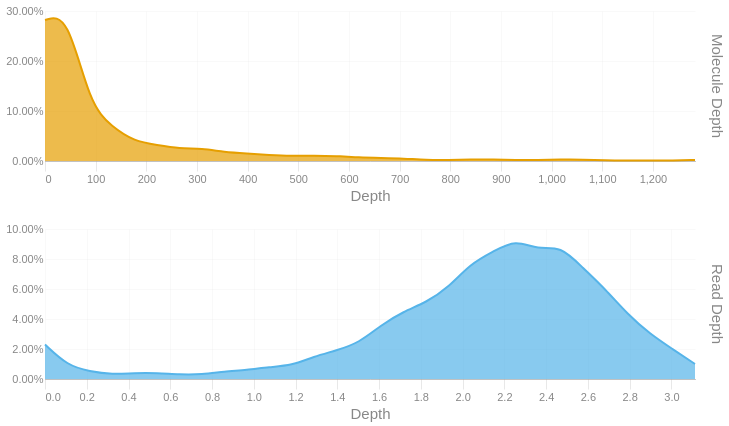

The cell this chart's notebook holds for it:
### Code cell
readdep = depth_hist(tb['Read Depth'], q99, 3)
readdep = readdep.with_columns(pl.lit('Read Depth').alias('Metric'))
if not SKIPLR:
    moldep = depth_hist(tb['Molecule Depth'], mol_q99, 1)
    moldep = moldep.with_columns(pl.lit('Molecule Depth').alias('Metric'))
    _hist = pl.concat([readdep, moldep])
    _hist = _hist.filter(pl.col('Proportion') != 0)
    with SafeRender(_hist):
        (
            alt.Chart(_hist)        
            .mark_area(interpolate = "basis")
            .encode(
                x=alt.X('Bin:Q').scale(domainMin=0).axis(alt.Axis(title='Depth')),
                y = alt.Y('Proportion:Q', title = None).axis(format = '.2%'),
                color = alt.Color('Metric:N').legend(None),
                row = alt.Row("Metric:N").header(title = None, labelOrient = 'right'),
                tooltip = [
                    alt.Tooltip("Metric:N", title = "Metric"),
                    alt.Tooltip('Interval:N', title = "Depth Interval"),
                    alt.Tooltip('Proportion:Q', title = "% Alignments").format('.2%')
                ]
            )
            .resolve_scale(x='independent', y='independent')
            .properties(
                height = 150, width = 650,
                usermeta={'embedOptions': {'downloadFileName': f'{samplename}.depth.hist'}}
            )
        ).display()
else:
    readdep = readdep.filter(pl.col('Proportion') != 0)
    with SafeRender(readdep):
        (
            alt.Chart(readdep)        
            .mark_area(interpolate = "basis")
            .encode(
                x=alt.X('Bin:Q').scale(domainMin=0).axis(alt.Axis(title='Depth')),
                y = alt.Y('Proportion:Q', title = None).axis(format = '.2%'),
                tooltip = [
                    alt.Tooltip('Interval:N', title = "Depth Interval"),
                    alt.Tooltip('Proportion:Q', title = "% Alignments").format('.2%')
                ]
            )
            .properties(
                usermeta={'embedOptions': {'downloadFileName': f'{samplename}.depth.hist'}}
            )
        ).display()

### Figure 1 — Vega-Lite specification as saved in the notebook (floating-point values rounded to 4 significant figures)
{"width": 650, "height": 150, "config": {"title": {"anchor": "start", "dy": -15, "fontSize": 18, "color": "#888888", "subtitleColor": "#888888", "subtitleFontSize": 14}, "arc": {"fill": "#0072B2"}, "axis": {"domainColor": "#888888", "domainWidth": 0.5, "gridWidth": 0.2, "grid": false, "titleFontWeight": 400, "titleFontSize": 15, "labelFontSize": 11, "labelColor": "#888888", "tickColor": "#888888", "tickWidth": 0.2, "titleColor": "#888888"}, "axisBand": {"grid": false}, "axisX": {"grid": true, "tickSize": 10, "domainCap": "round"}, "axisY": {"domain": false, "grid": true, "tickSize": 0, "domainCap": "round"}, "background": "transparent", "header": {"labelFontSize": 15, "labelColor": "#888888", "titleFontSize": 15, "titleFontWeight": 600, "titleColor": "#888888"}, "legend": {"labelFont": "sans-serif", "labelFontSize": 12, "labelColor": "#888888", "symbolSize": 100, "symbolType": "circle", "titleFontSize": 12, "titlePadding": 10, "titleColor": "#888888", "title": null}, "range": {"category": ["#E69F00", "#56B4E9", "#009E73", "#F0E442", "#0072B2", "#D55E00", "#CC79A7", "#000000"], "diverging": ["#cfe8f3", "#a2d4ec", "#73bfe2", "#46abdb", "#1696d2", "#12719e"]}, "area": {"fill": "#0072B2", "fillOpacity": 0.7, "line": true, "strokeOpacity": 0.7}, "line": {"color": "#0072B2", "stroke": "#0072B2", "strokeWidth": 2}, "trail": {"color": "#0072B2", "stroke": "#0072B2", "strokeWidth": 0, "size": 1}, "point": {"filled": true, "fillOpacity": 1.0, "size": 95}, "text": {"color": "#888888", "fontSize": 11, "align": "right", "fontWeight": 400, "size": 11}, "bar": {"fill": "#0072B2", "stroke": null}, "view": {"stroke": null, "continuousWidth": 660, "continuousHeight": 400}}, "data": {"name": "data-d4fd19e3db3d7671283c26d36b957895"}, "mark": {"type": "area", "interpolate": "basis"}, "encoding": {"color": {"field": "Metric", "legend": null, "type": "nominal"}, "row": {"field": "Metric", "header": {"title": null, "labelOrient": "right"}, "type": "nominal"}, "tooltip": [{"field": "Metric", "title": "Metric", "type": "nominal"}, {"field": "Interval", "title": "Depth Interval", "type": "nominal"}, {"field": "Proportion", "format": ".2%", "title": "% Alignments", "type": "quantitative"}], "x": {"axis": {"title": "Depth"}, "field": "Bin", "scale": {"domainMin": 0}, "type": "quantitative"}, "y": {"axis": {"format": ".2%"}, "field": "Proportion", "title": null, "type": "quantitative"}}, "resolve": {"scale": {"x": "independent", "y": "independent"}}, "usermeta": {"embedOptions": {"downloadFileName": "S6_Waccamaw_1690.depth.hist"}}, "$schema": "https://vega.github.io/schema/vega-lite/v6.1.0.json", "datasets": {"data-d4fd19e3db3d7671283c26d36b957895": [{"Bin": 0.0, "Interval": "0.0-0.107", "Proportion": 0.023, "Metric": "Read Depth"}, {"Bin": 0.107, "Interval": "0.107-0.215", "Proportion": 0.009, "Metric": "Read Depth"}, {"Bin": 0.215, "Interval": "0.215-0.322", "Proportion": 0.005, "Metric": "Read Depth"}, {"Bin": 0.322, "Interval": "0.322-0.429", "Proportion": 0.003, "Metric": "Read Depth"}, {"Bin": 0.429, "Interval": "0.429-0.537", "Proportion": 0.004, "Metric": "Read Depth"}, {"Bin": 0.537, "Interval": "0.537-0.644", "Proportion": 0.004, "Metric": "Read Depth"}, {"Bin": 0.644, "Interval": "0.644-0.751", "Proportion": 0.003, "Metric": "Read Depth"}, {"Bin": 0.751, "Interval": "0.751-0.859", "Proportion": 0.003, "Metric": "Read Depth"}, {"Bin": 0.859, "Interval": "0.859-0.966", "Proportion": 0.005, "Metric": "Read Depth"}, {"Bin": 0.966, "Interval": "0.966-1.073", "Proportion": 0.006, "Metric": "Read Depth"}, {"Bin": 1.073, "Interval": "1.073-1.181", "Proportion": 0.008, "Metric": "Read Depth"}, {"Bin": 1.181, "Interval": "1.181-1.288", "Proportion": 0.009, "Metric": "Read Depth"}, {"Bin": 1.288, "Interval": "1.288-1.395", "Proportion": 0.015, "Metric": "Read Depth"}, {"Bin": 1.395, "Interval": "1.395-1.503", "Proportion": 0.019, "Metric": "Read Depth"}, {"Bin": 1.503, "Interval": "1.503-1.61", "Proportion": 0.024, "Metric": "Read Depth"}, {"Bin": 1.61, "Interval": "1.61-1.717", "Proportion": 0.036, "Metric": "Read Depth"}, {"Bin": 1.717, "Interval": "1.717-1.825", "Proportion": 0.045, "Metric": "Read Depth"}, {"Bin": 1.825, "Interval": "1.825-1.932", "Proportion": 0.051, "Metric": "Read Depth"}, {"Bin": 1.932, "Interval": "1.932-2.039", "Proportion": 0.061, "Metric": "Read Depth"}, {"Bin": 2.039, "Interval": "2.039-2.147", "Proportion": 0.077, "Metric": "Read Depth"}, {"Bin": 2.147, "Interval": "2.147-2.254", "Proportion": 0.085, "Metric": "Read Depth"}, {"Bin": 2.254, "Interval": "2.254-2.361", "Proportion": 0.093, "Metric": "Read Depth"}, {"Bin": 2.361, "Interval": "2.361-2.469", "Proportion": 0.086, "Metric": "Read Depth"}, {"Bin": 2.469, "Interval": "2.469-2.576", "Proportion": 0.089, "Metric": "Read Depth"}, {"Bin": 2.576, "Interval": "2.576-2.683", "Proportion": 0.074, "Metric": "Read Depth"}, {"Bin": 2.683, "Interval": "2.683-2.791", "Proportion": 0.06, "Metric": "Read Depth"}, {"Bin": 2.791, "Interval": "2.791-2.898", "Proportion": 0.043, "Metric": "Read Depth"}, {"Bin": 2.898, "Interval": "2.898-3.005", "Proportion": 0.03, "Metric": "Read Depth"}, {"Bin": 3.005, "Interval": "3.005-3.113", "Proportion": 0.02, "Metric": "Read Depth"}, {"Bin": 3.113, "Interval": "3.113-3.22", "Proportion": 0.01, "Metric": "Read Depth"}, {"Bin": 0.0, "Interval": "0.0-44.2", "Proportion": 0.282, "Metric": "Molecule Depth"}, {"Bin": 44.2, "Interval": "44.2-88.5", "Proportion": 0.295, "Metric": "Molecule Depth"}, {"Bin": 88.5, "Interval": "88.5-132.7", "Proportion": 0.112, "Metric": "Molecule Depth"}, {"Bin": 132.7, "Interval": "132.7-177.0", "Proportion": 0.068, "Metric": "Molecule Depth"}, {"Bin": 177.0, "Interval": "177.0-221.2", "Proportion": 0.039, "Metric": "Molecule Depth"}, {"Bin": 221.2, "Interval": "221.2-265.5", "Proportion": 0.032, "Metric": "Molecule Depth"}, {"Bin": 265.5, "Interval": "265.5-309.7", "Proportion": 0.025, "Metric": "Molecule Depth"}, {"Bin": 309.7, "Interval": "309.7-354.0", "Proportion": 0.025, "Metric": "Molecule Depth"}, {"Bin": 354.0, "Interval": "354.0-398.2", "Proportion": 0.018, "Metric": "Molecule Depth"}, {"Bin": 398.2, "Interval": "398.2-442.4", "Proportion": 0.015, "Metric": "Molecule Depth"}, {"Bin": 442.4, "Interval": "442.4-486.7", "Proportion": 0.012, "Metric": "Molecule Depth"}, {"Bin": 486.7, "Interval": "486.7-530.9", "Proportion": 0.01, "Metric": "Molecule Depth"}, {"Bin": 530.9, "Interval": "530.9-575.2", "Proportion": 0.011, "Metric": "Molecule Depth"}, {"Bin": 575.2, "Interval": "575.2-619.4", "Proportion": 0.01, "Metric": "Molecule Depth"}, {"Bin": 619.4, "Interval": "619.4-663.7", "Proportion": 0.007, "Metric": "Molecule Depth"}, {"Bin": 663.7, "Interval": "663.7-707.9", "Proportion": 0.006, "Metric": "Molecule Depth"}, {"Bin": 707.9, "Interval": "707.9-752.1", "Proportion": 0.005, "Metric": "Molecule Depth"}, {"Bin": 752.1, "Interval": "752.1-796.4", "Proportion": 0.002, "Metric": "Molecule Depth"}, {"Bin": 796.4, "Interval": "796.4-840.6", "Proportion": 0.002, "Metric": "Molecule Depth"}, {"Bin": 840.6, "Interval": "840.6-884.9", "Proportion": 0.003, "Metric": "Molecule Depth"}, {"Bin": 884.9, "Interval": "884.9-929.1", "Proportion": 0.003, "Metric": "Molecule Depth"}, {"Bin": 929.1, "Interval": "929.1-973.4", "Proportion": 0.002, "Metric": "Molecule Depth"}, {"Bin": 973.4, "Interval": "973.4-1017.6", "Proportion": 0.002, "Metric": "Molecule Depth"}, {"Bin": 1018.0, "Interval": "1017.6-1061.9", "Proportion": 0.003, "Metric": "Molecule Depth"}, {"Bin": 1062.0, "Interval": "1061.9-1106.1", "Proportion": 0.003, "Metric": "Molecule Depth"}, {"Bin": 1106.0, "Interval": "1106.1-1150.3", "Proportion": 0.001, "Metric": "Molecule Depth"}, {"Bin": 1150.0, "Interval": "1150.3-1194.6", "Proportion": 0.001, "Metric": "Molecule Depth"}, {"Bin": 1195.0, "Interval": "1194.6-1238.8", "Proportion": 0.001, "Metric": "Molecule Depth"}, {"Bin": 1239.0, "Interval": "1238.8-1283.1", "Proportion": 0.001, "Metric": "Molecule Depth"}, {"Bin": 1283.0, "Interval": "1283.1-1327.32", "Proportion": 0.002, "Metric": "Molecule Depth"}]}}
